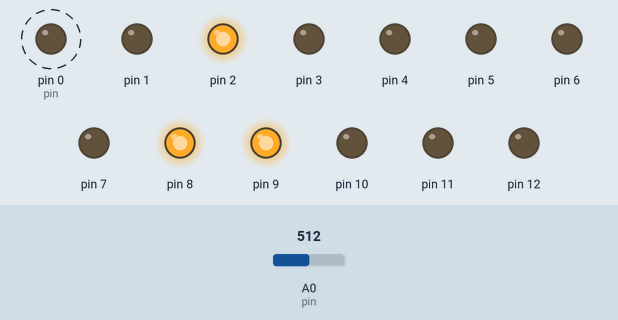
Simulated run of this sketch. Board: Arduino Uno, built with avr-gcc and run on an emulated ATmega328P. Parts: output pins drawn as LEDs (lit = HIGH). Dashed ring = blinking. Inputs (shaded band) come from the test bench; at power-on: A0 (pin) = 512.

Above: at 1.2 s.
1.3 s: A0 (pin) set to 306
At 4.08 s:
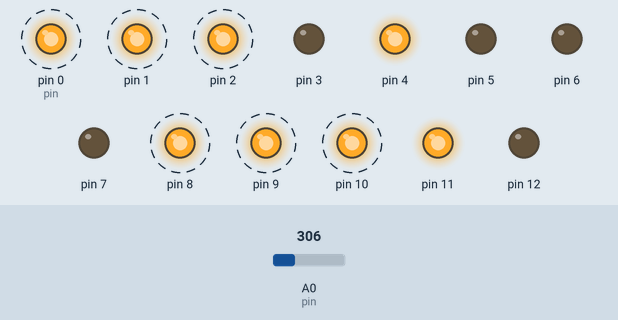
4.3 s: A0 (pin) set to 0
At 4.67 s:
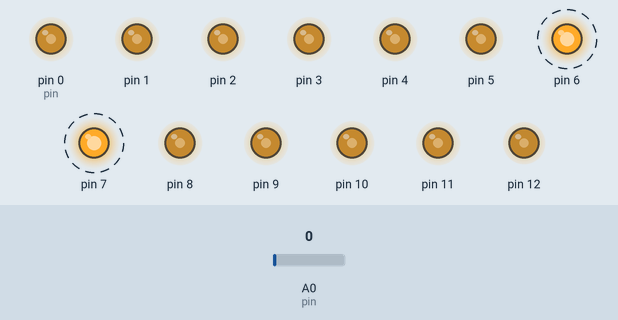
7.3 s: A0 (pin) set to 122
At 7.54 s:
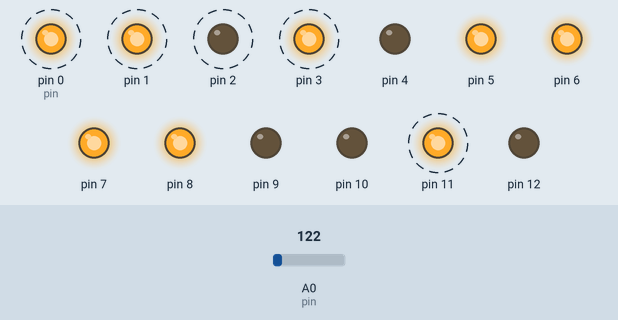
10.3 s: A0 (pin) set to 511
At 11.94 s:
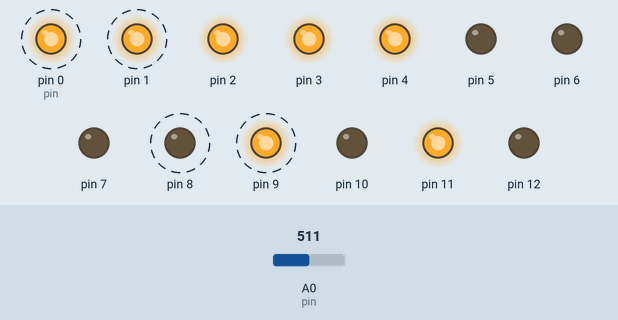
13.3 s: A0 (pin) set to 716
At 14.25 s:
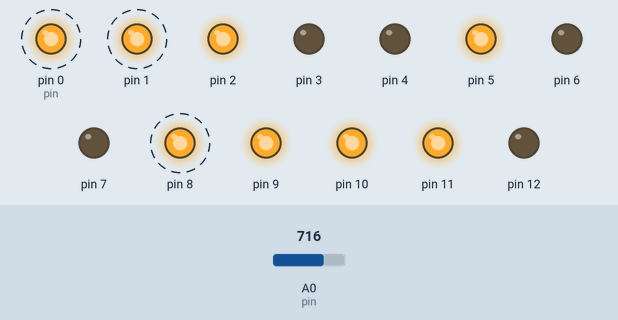
16.3 s: A0 (pin) set to 900
At 17.53 s:
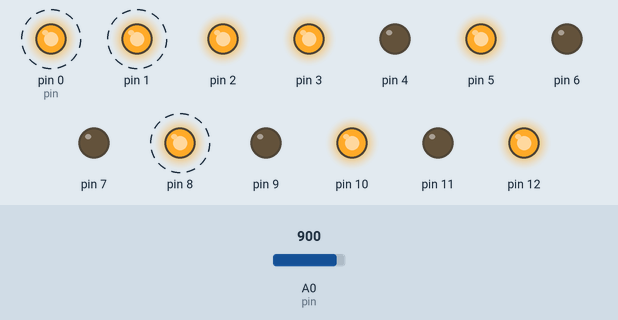
Timing chart, 0 to 22.1 s (numbered marks = the images above; inputs shaded):
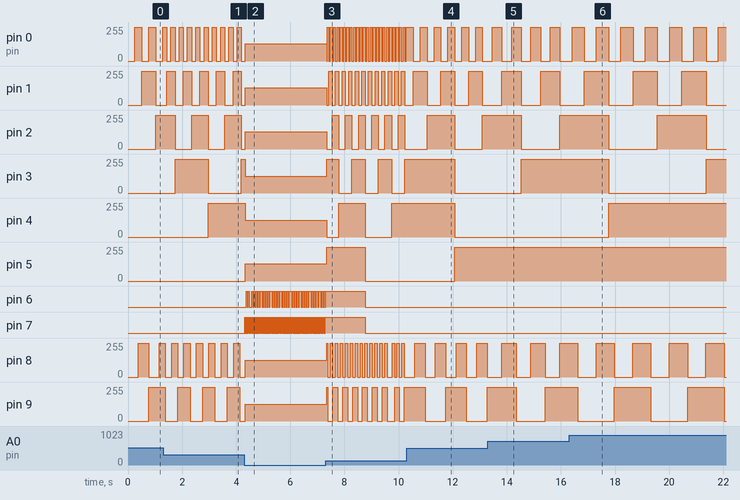

Measured:
- after the input at 1.3 s, pin 0 (pin): alternates 255/255 for 0.15 s and 0/255 for 0.15 s, starting after 0.13 s; pin 1: alternates 255/255 for 0.31 s and 0/255 for 0.31 s, starting after 0.13 s
- after the input at 4.3 s, pin 4: 255/255 → 126/255 at once; pin 5: 0/255 → 130/255 at once; pin 6: alternates HIGH for 0.04 s and LOW for 0.04 s, starting after 0.07 s; pin 7: alternates HIGH for 0.02 s and LOW for 0.02 s, starting at once; pin 11: 0/255 → 126/255 at once
- after the input at 7.3 s, pin 0 (pin): alternates 255/255 for 0.06 s and 0/255 for 0.06 s, starting at once; pin 1: alternates 255/255 for 0.12 s and 0/255 for 0.12 s, starting at once
- after the input at 10.3 s, pin 0 (pin): alternates 255/255 for 0.26 s and 0/255 for 0.26 s, starting after 0.24 s; pin 1: alternates 255/255 for 0.51 s and 0/255 for 0.51 s, starting after 0.24 s
- after the input at 13.3 s, pin 0 (pin): alternates 255/255 for 0.36 s and 0/255 for 0.36 s, starting after 0.16 s; pin 1: alternates 255/255 for 0.72 s and 0/255 for 0.72 s, starting after 0.52 s
- after the input at 16.3 s, pin 0 (pin): alternates 255/255 for 0.45 s and 0/255 for 0.45 s, starting after 0.11 s; pin 1: alternates 255/255 for 0.90 s and 0/255 for 0.90 s, starting after 0.56 s
- by itself, pin 0 (pin): alternates 255/255 for 0.26 s and 0/255 for 0.26 s

The sketch:

LFO.ino
```cpp
/*
Brief Sketch for an 12-channel Relative Tempo LFO
*/

const int pin = 0;
byte output, output2;
int period, period2, pin_value;
long t_zero, t_one, delta_t, t_off_zero, t_off_one;


void setup() {
  for (int i=0;i<13;i++) {
    pinMode(i, OUTPUT);
  }
  t_zero = millis();
  t_off_zero = millis();
  output = 0;
  output2 = 0;
}

void loop() {
    pin_value = analogRead(pin);
    period = pin_value >> 1;
    period2 = (3 * period) / 2;  //2 * ((3 * period) / 4)), times 3/4 to map to off beat and times 8 to slow down since PORTB is only 5 bits instead of 8
    t_one = millis();
    delta_t = t_one - t_zero;
    if (delta_t >= period) {
      if (output == 255) {output = 0;}
      else {output++;}
      PORTD = output;
      t_zero = t_one;
    }
    t_off_one = millis();
    delta_t = t_off_one - t_off_zero;
    if (delta_t >= period2) {
      if (output2 == 64) {output2 = 0;}
      else {output2++;}
      PORTB = output2;
      t_off_zero = t_off_one;
    }
}
```
